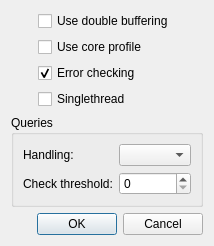
<?xml version="1.0" encoding="UTF-8"?>
<ui version="4.0">
 <class>RetracerDialog</class>
 <widget class="QDialog" name="RetracerDialog">
  <property name="windowModality">
   <enum>Qt::ApplicationModal</enum>
  </property>
  <property name="geometry">
   <rect>
    <x>0</x>
    <y>0</y>
    <width>238</width>
    <height>282</height>
   </rect>
  </property>
  <property name="windowTitle">
   <string>Retracer Configuration</string>
  </property>
  <property name="whatsThis">
   <string>Allows setting options on the retracing process.</string>
  </property>
  <property name="modal">
   <bool>true</bool>
  </property>
  <layout class="QVBoxLayout" name="verticalLayout">
   <property name="sizeConstraint">
    <enum>QLayout::SetFixedSize</enum>
   </property>
   <item>
    <layout class="QVBoxLayout" name="checkboxesLayout">
     <property name="leftMargin">
      <number>27</number>
     </property>
     <item>
      <widget class="QCheckBox" name="doubleBufferingCB">
       <property name="text">
        <string>Use double buffering</string>
       </property>
      </widget>
     </item>
     <item>
      <widget class="QCheckBox" name="coreProfileCB">
       <property name="text">
        <string>Use core profile</string>
       </property>
      </widget>
     </item>
     <item>
      <widget class="QCheckBox" name="errorCheckCB">
       <property name="text">
        <string>Error checking</string>
       </property>
       <property name="checked">
        <bool>true</bool>
       </property>
      </widget>
     </item>
     <item>
      <widget class="QCheckBox" name="singlethreadCB">
       <property name="text">
        <string>Singlethread</string>
       </property>
      </widget>
     </item>
    </layout>
   </item>
   <item>
    <widget class="QGroupBox" name="queriesGroupBox">
     <property name="sizePolicy">
      <sizepolicy hsizetype="MinimumExpanding" vsizetype="Fixed">
       <horstretch>0</horstretch>
       <verstretch>0</verstretch>
      </sizepolicy>
     </property>
     <property name="title">
      <string>Queries</string>
     </property>
     <layout class="QGridLayout" name="gridLayout">
      <item row="2" column="1">
       <widget class="QSpinBox" name="queryCheckReportThreshold">
        <property name="toolTip">
         <string>Thresshold to report differentce between recorded query result and result obtained while executing the query.</string>
        </property>
        <property name="maximum">
         <number>100000</number>
        </property>
        <property name="singleStep">
         <number>10</number>
        </property>
       </widget>
      </item>
      <item row="2" column="0">
       <widget class="QLabel" name="checkThresholdLabel">
        <property name="text">
         <string>Check threshold:</string>
        </property>
       </widget>
      </item>
      <item row="1" column="0">
       <widget class="QLabel" name="handlingLabel">
        <property name="text">
         <string>Handling:</string>
        </property>
       </widget>
      </item>
      <item row="1" column="1">
       <widget class="QComboBox" name="queryHandlingSelector">
        <property name="statusTip">
         <string>How to handle calls to get the query result.</string>
        </property>
        <property name="currentText">
         <string/>
        </property>
        <property name="sizeAdjustPolicy">
         <enum>QComboBox::AdjustToContents</enum>
        </property>
       </widget>
      </item>
     </layout>
    </widget>
   </item>
   <item>
    <widget class="QDialogButtonBox" name="buttonBox">
     <property name="orientation">
      <enum>Qt::Horizontal</enum>
     </property>
     <property name="standardButtons">
      <set>QDialogButtonBox::Cancel|QDialogButtonBox::Ok</set>
     </property>
    </widget>
   </item>
  </layout>
 </widget>
 <resources/>
 <connections>
  <connection>
   <sender>buttonBox</sender>
   <signal>accepted()</signal>
   <receiver>RetracerDialog</receiver>
   <slot>accept()</slot>
   <hints>
    <hint type="sourcelabel">
     <x>248</x>
     <y>254</y>
    </hint>
    <hint type="destinationlabel">
     <x>157</x>
     <y>274</y>
    </hint>
   </hints>
  </connection>
  <connection>
   <sender>buttonBox</sender>
   <signal>rejected()</signal>
   <receiver>RetracerDialog</receiver>
   <slot>reject()</slot>
   <hints>
    <hint type="sourcelabel">
     <x>316</x>
     <y>260</y>
    </hint>
    <hint type="destinationlabel">
     <x>286</x>
     <y>274</y>
    </hint>
   </hints>
  </connection>
 </connections>
</ui>
